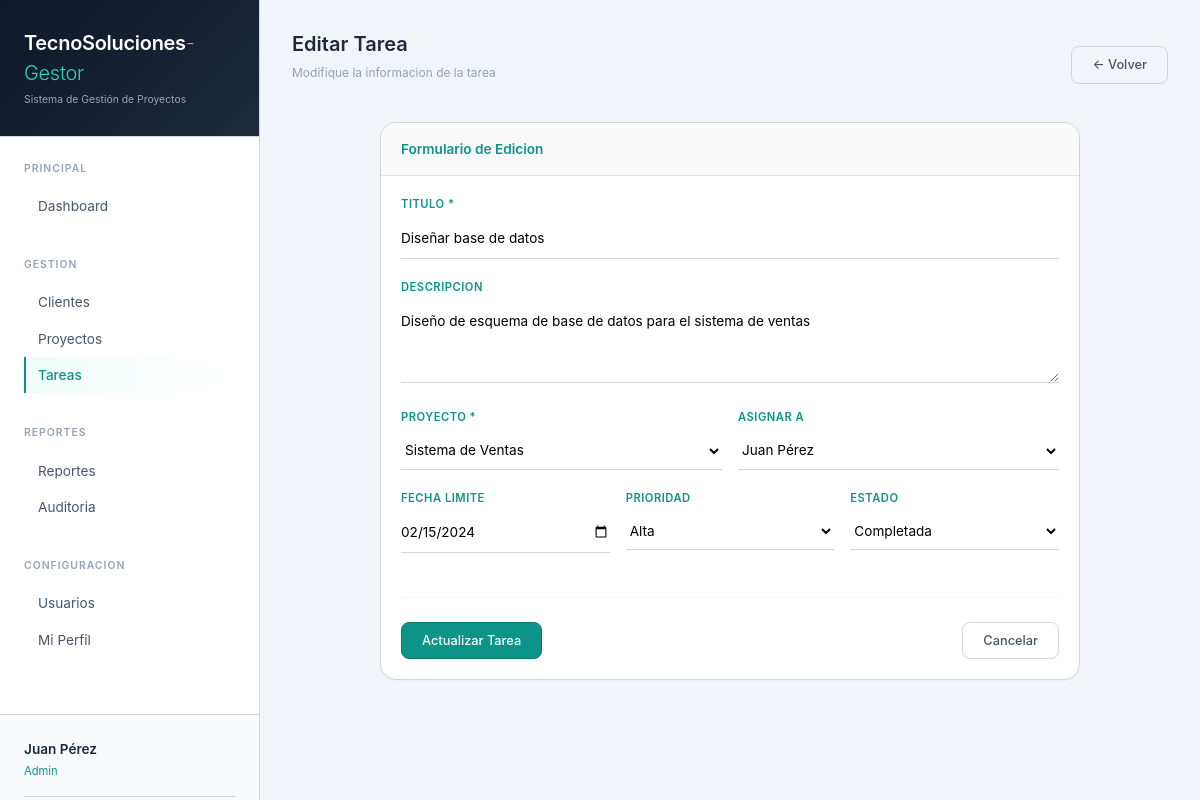
The app's page /public/index.php?action=tareas&sub=editar&id=1 (signed in) with its own data.
### tables this page shows
CREATE TABLE IF NOT EXISTS tareas (
    id INT AUTO_INCREMENT PRIMARY KEY,
    proyecto_id INT NOT NULL,
    titulo VARCHAR(200) NOT NULL,
    descripcion TEXT NULL,
    asignado_a INT NULL,
    fecha_limite DATE NULL,
    prioridad ENUM('baja', 'media', 'alta') DEFAULT 'media',
    estado ENUM('pendiente', 'en_progreso', 'completada') DEFAULT 'pendiente',
    created_at TIMESTAMP DEFAULT CURRENT_TIMESTAMP,
    FOREIGN KEY (proyecto_id) REFERENCES proyectos(id) ON DELETE CASCADE,
    FOREIGN KEY (asignado_a) REFERENCES usuarios(id) ON DELETE SET NULL,
    INDEX idx_proyecto (proyecto_id),
    INDEX idx_asignado (asignado_a),
    INDEX idx_estado (estado),
    INDEX idx_prioridad (prioridad)
);

CREATE TABLE IF NOT EXISTS proyectos (
    id INT AUTO_INCREMENT PRIMARY KEY,
    nombre VARCHAR(100) NOT NULL,
    descripcion TEXT NULL,
    cliente_id INT NOT NULL,
    fecha_inicio DATE NULL,
    fecha_fin DATE NULL,
    estado ENUM('pendiente', 'en_progreso', 'completado') DEFAULT 'pendiente',
    created_at TIMESTAMP DEFAULT CURRENT_TIMESTAMP,
    FOREIGN KEY (cliente_id) REFERENCES clientes(id) ON DELETE CASCADE,
    INDEX idx_cliente (cliente_id),
    INDEX idx_estado (estado)
);

CREATE TABLE IF NOT EXISTS usuarios (
    id INT AUTO_INCREMENT PRIMARY KEY,
    nombre VARCHAR(100) NOT NULL,
    email VARCHAR(100) UNIQUE NOT NULL,
    password VARCHAR(255) NOT NULL,
    telefono VARCHAR(20) NULL,
    rol ENUM('usuario', 'admin', 'super_admin') DEFAULT 'usuario',
    reset_token VARCHAR(255) NULL,
    token_expira DATETIME NULL,
    ultimo_acceso DATETIME NULL,
    created_at TIMESTAMP DEFAULT CURRENT_TIMESTAMP,
    INDEX idx_email (email)
);

### controllers/TareaController.php (called while the page is built, shortened)
<?php
class TareaController {
    private $conn;
    public function __construct($db) {
        $this->conn = $db;
    }
    public function editar() {
        $id = $_GET['id'] ?? 0;
        $tareaModel = new Tarea($this->conn);
        $tarea = $tareaModel->obtenerPorId($id);
        $proyectoModel = new Proyecto($this->conn);
        $proyectos = $proyectoModel->listar();
        $usuarioModel = new Usuario($this->conn);
        $usuarios = $usuarioModel->obtenerUsuarios();
        include_once __DIR__ . '/../views/tareas/editar.php';
    }
}
?>

### models/Tarea.php (called while the page is built, shortened)
<?php
class Tarea {
    private $conn;
    private $table = 'tareas';
    public function __construct($db) {
        $this->conn = $db;
    }
    public function obtenerPorId($id) {
        $query = "SELECT * FROM " . $this->table . " WHERE id = :id";
        $stmt = $this->conn->prepare($query);
        $stmt->bindParam(':id', $id);
        $stmt->execute();
        return $stmt->fetch();
    }
}
?>

### models/Proyecto.php (called while the page is built, shortened)
<?php
class Proyecto {
    private $conn;
    private $table = 'proyectos';
    public function __construct($db) {
        $this->conn = $db;
    }
    public function listar() {
        $query = "SELECT p.*, c.nombre as cliente_nombre FROM " . $this->table . " p LEFT JOIN clientes c ON p.cliente_id = c.id ORDER BY p.id DESC";
        $stmt = $this->conn->prepare($query);
        $stmt->execute();
        return $stmt->fetchAll();
    }
}
?>

### models/Usuario.php (called while the page is built, shortened)
<?php
class Usuario {
    private $conn;
    private $table = 'usuarios';
    public function __construct($db) {
        $this->conn = $db;
    }
    public function obtenerUsuarios() {
        $query = "SELECT id, nombre, email, telefono, rol FROM " . $this->table . " ORDER BY id";
        $stmt = $this->conn->prepare($query);
        $stmt->execute();
        return $stmt->fetchAll(PDO::FETCH_ASSOC);
    }
}
?>

### views/tareas/editar.php (the view, shortened to what this page needs)
<?php
$proyectos = $proyectos ?? [];
$usuarios = $usuarios ?? [];
include_once __DIR__ . '/../layouts/header.php';
?>
<div class="flex-between mb-4">
    <div>
        <h2 style="font-size: 1.25rem; font-weight: 600;">Editar Tarea</h2>
        <p style="font-size: 0.75rem; color: #94a3b8;">Modifique la informacion de la tarea</p>
    </div>
    <a href="index.php?action=tareas" class="btn btn-outline">← Volver</a>
</div>
<div class="card" style="max-width: 700px; margin: 0 auto;">
    <div class="card-header">Formulario de Edicion</div>
    <div class="card-body">
        <form method="POST">
            <div class="form-group">
                <label>Titulo *</label>
                <input type="text" name="titulo" value="<?php echo isset($tarea['titulo']) ? htmlspecialchars($tarea['titulo']) : ''; ?>" required>
            </div>
            <div class="form-group">
                <label>Descripcion</label>
                <textarea name="descripcion" rows="3"><?php echo isset($tarea['descripcion']) ? htmlspecialchars($tarea['descripcion']) : ''; ?></textarea>
            </div>
            <div style="display: flex; gap: 1rem;">
                <div class="form-group" style="flex: 1;">
                    <label>Proyecto *</label>
                    <select name="proyecto_id" required>
                        <?php if (!empty($proyectos)): ?>
                            <?php foreach ($proyectos as $p): ?>
                                <option value="<?php echo $p['id']; ?>" <?php echo (isset($tarea['proyecto_id']) && $p['id'] == $tarea['proyecto_id']) ? 'selected' : ''; ?>>
                                    <?php echo htmlspecialchars($p['nombre']); ?>
                                </option>
                            <?php endforeach; ?>
                        <?php endif; ?>
                    </select>
                </div>
                <div class="form-group" style="flex: 1;">
                    <label>Asignar a</label>
                    <select name="asignado_a">
                        <?php if (!empty($usuarios)): ?>
                            <?php foreach ($usuarios as $u): ?>
                                <option value="<?php echo $u['id']; ?>" <?php echo (isset($tarea['asignado_a']) && $u['id'] == $tarea['asignado_a']) ? 'selected' : ''; ?>>
                                    <?php echo htmlspecialchars($u['nombre']); ?>
                                </option>
                            <?php endforeach; ?>
                        <?php endif; ?>
                    </select>
                </div>
            </div>
            <div style="display: flex; gap: 1rem;">
                <div class="form-group" style="flex: 1;">
                    <label>Fecha Limite</label>
                    <input type="date" name="fecha_limite" value="<?php echo isset($tarea['fecha_limite']) ? $tarea['fecha_limite'] : ''; ?>">
                </div>
                <div class="form-group" style="flex: 1;">
                    <label>Prioridad</label>
                    <select name="prioridad">
                        <option value="alta" <?php echo (isset($tarea['prioridad']) && $tarea['prioridad'] == 'alta') ? 'selected' : ''; ?>>Alta</option>
                    </select>
                </div>
                <div class="form-group" style="flex: 1;">
                    <label>Estado</label>
                    <select name="estado">
                        <option value="completada" <?php echo (isset($tarea['estado']) && $tarea['estado'] == 'completada') ? 'selected' : ''; ?>>Completada</option>
                    </select>
                </div>
            </div>
            <hr>
            <div class="flex-between">
                <button type="submit" class="btn btn-primary">Actualizar Tarea</button>
                <a href="index.php?action=tareas" class="btn btn-outline">Cancelar</a>
            </div>
        </form>
    </div>
</div>
<?php include_once __DIR__ . '/../layouts/footer.php'; ?>

### views/layouts/header.php (style rules this page uses)
* { margin: 0; padding: 0; box-sizing: border-box; }
body { font-family: 'Inter', -apple-system, BlinkMacSystemFont, 'Segoe UI', Roboto, sans-serif; background: #f1f5f9; color: #1e293b; line-height: 1.5; }
.btn { padding: 0.5rem 1.25rem; font-size: 0.8rem; font-family: inherit; border-radius: 8px; cursor: pointer; transition: all 0.2s; text-decoration: none; display: inline-block; font-weight: 500; border: 1px solid; }
.btn-primary { background: #0d9488; color: white; border-color: #0f766e; }
.btn-outline { background: transparent; border: 1px solid #d4d4d8; color: #475569; }
.card { background: white; border: 1px solid #d4d4d8; border-radius: 16px; overflow: hidden; box-shadow: 0 1px 2px rgba(0,0,0,0.03); }
.card-header { padding: 1rem 1.25rem; background: #fafafa; border-bottom: 1px solid #e4e4e7; font-size: 0.85rem; font-weight: 600; color: #0d9488; }
.card-body { padding: 1.25rem; }
.form-group { margin-bottom: 1.25rem; }
label { display: block; font-size: 0.7rem; text-transform: uppercase; letter-spacing: 0.5px; color: #0d9488; margin-bottom: 0.35rem; font-weight: 600; }
input, select, textarea { width: 100%; padding: 0.6rem 0; font-size: 0.85rem; font-family: inherit; border: none; border-bottom: 1px solid #d4d4d8; background: transparent; outline: none; transition: border-color 0.2s; }
.flex-between { display: flex; justify-content: space-between; align-items: center; }
.mb-4 { margin-bottom: 1.5rem; }
hr { margin: 1.5rem 0; border: none; border-top: 1px solid #e4e4e7; }

### records on screen
tareas: titulo "Diseñar base de datos", descripcion "Diseño de esquema de base de datos para el sistema de ventas", proyecto_id "Sistema de Ventas", asignado_a "Juan Pérez", fecha_limite "02/15/2024", prioridad "Alta", estado "Completada"

### other values on screen
$_SESSION['user_nombre'] "Juan Pérez"
$_SESSION['user_rol'] "Admin"
